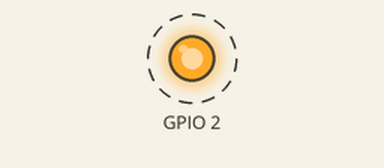
Simulated run of this sketch. Board: ESP32. On the bench: output pins drawn as LEDs (lit = HIGH). Dashed ring = blinking. What the sketch prints to the serial monitor is not drawn.

Above: at 0.2 s.
Timing chart, 0 to 3.0 s (numbered marks = the images above):
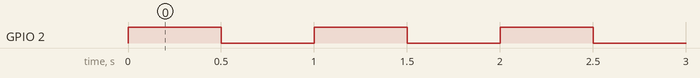

Measured:
- by itself, GPIO 2: alternates HIGH for 0.50 s and LOW for 0.50 s

The sketch:

test-sketch.ino
```cpp
void setup() {
  pinMode(2, OUTPUT);
  Serial.begin(115200);
  Serial.println("ESP32 Copilot test sketch starting");
}

void loop() {
  digitalWrite(2, HIGH);
  delay(500);
  digitalWrite(2, LOW);
  delay(500);
  Serial.println("blink");
}
```
